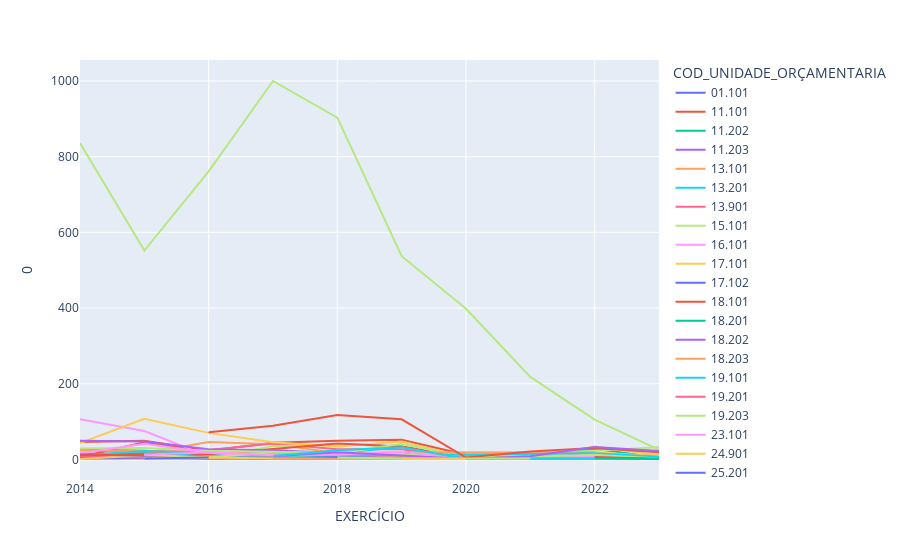

This figure's notebook cell:
### Code cell
# visualizando os o total de diárias pagas por ano e por órgão (Será um impacto da pandemia na redução de viagens?)

px.line(viagens_orgao_ano, y=0 , x='EXERCÍCIO', color='COD_UNIDADE_ORÇAMENTARIA')

### Figure 1 — Plotly figure (JSON) as saved in the notebook; plotly's stock layout.template omitted (floating-point values rounded to 4 significant figures)
{"data": [{"hovertemplate": "COD_UNIDADE_ORÇAMENTARIA=01.101<br>EXERCÍCIO=%{x}<br>0=%{y}<extra></extra>", "legendgroup": "01.101", "line": {"color": "#636efa", "dash": "solid"}, "marker": {"symbol": "circle"}, "mode": "lines", "name": "01.101", "orientation": "v", "showlegend": true, "type": "scatter", "x": [2014], "xaxis": "x", "y": [2], "yaxis": "y"}, {"hovertemplate": "COD_UNIDADE_ORÇAMENTARIA=11.101<br>EXERCÍCIO=%{x}<br>0=%{y}<extra></extra>", "legendgroup": "11.101", "line": {"color": "#EF553B", "dash": "solid"}, "marker": {"symbol": "circle"}, "mode": "lines", "name": "11.101", "orientation": "v", "showlegend": true, "type": "scatter", "x": [2014, 2015, 2016, 2017, 2018, 2019, 2020, 2021, 2022, 2023], "xaxis": "x", "y": [46, 49, 23, 44, 49, 52, 12, 3, 13, 11], "yaxis": "y"}, {"hovertemplate": "COD_UNIDADE_ORÇAMENTARIA=11.202<br>EXERCÍCIO=%{x}<br>0=%{y}<extra></extra>", "legendgroup": "11.202", "line": {"color": "#00cc96", "dash": "solid"}, "marker": {"symbol": "circle"}, "mode": "lines", "name": "11.202", "orientation": "v", "showlegend": true, "type": "scatter", "x": [2014, 2015, 2016, 2017, 2018, 2020, 2021, 2022, 2023], "xaxis": "x", "y": [5, 4, 1, 3, 2, 1, 2, 28, 4], "yaxis": "y"}, {"hovertemplate": "COD_UNIDADE_ORÇAMENTARIA=11.203<br>EXERCÍCIO=%{x}<br>0=%{y}<extra></extra>", "legendgroup": "11.203", "line": {"color": "#ab63fa", "dash": "solid"}, "marker": {"symbol": "circle"}, "mode": "lines", "name": "11.203", "orientation": "v", "showlegend": true, "type": "scatter", "x": [2014], "xaxis": "x", "y": [10], "yaxis": "y"}, {"hovertemplate": "COD_UNIDADE_ORÇAMENTARIA=13.101<br>EXERCÍCIO=%{x}<br>0=%{y}<extra></extra>", "legendgroup": "13.101", "line": {"color": "#FFA15A", "dash": "solid"}, "marker": {"symbol": "circle"}, "mode": "lines", "name": "13.101", "orientation": "v", "showlegend": true, "type": "scatter", "x": [2014, 2015, 2016, 2017, 2018, 2019, 2020, 2022, 2023], "xaxis": "x", "y": [14, 16, 46, 40, 17, 3, 5, 9, 2], "yaxis": "y"}, {"hovertemplate": "COD_UNIDADE_ORÇAMENTARIA=13.201<br>EXERCÍCIO=%{x}<br>0=%{y}<extra></extra>", "legendgroup": "13.201", "line": {"color": "#19d3f3", "dash": "solid"}, "marker": {"symbol": "circle"}, "mode": "lines", "name": "13.201", "orientation": "v", "showlegend": true, "type": "scatter", "x": [2014, 2015, 2016, 2023], "xaxis": "x", "y": [2, 3, 11, 3], "yaxis": "y"}, {"hovertemplate": "COD_UNIDADE_ORÇAMENTARIA=13.901<br>EXERCÍCIO=%{x}<br>0=%{y}<extra></extra>", "legendgroup": "13.901", "line": {"color": "#FF6692", "dash": "solid"}, "marker": {"symbol": "circle"}, "mode": "lines", "name": "13.901", "orientation": "v", "showlegend": true, "type": "scatter", "x": [2014, 2015, 2016, 2017, 2018, 2019, 2020, 2022, 2023], "xaxis": "x", "y": [24, 19, 25, 42, 27, 27, 3, 5, 8], "yaxis": "y"}, {"hovertemplate": "COD_UNIDADE_ORÇAMENTARIA=15.101<br>EXERCÍCIO=%{x}<br>0=%{y}<extra></extra>", "legendgroup": "15.101", "line": {"color": "#B6E880", "dash": "solid"}, "marker": {"symbol": "circle"}, "mode": "lines", "name": "15.101", "orientation": "v", "showlegend": true, "type": "scatter", "x": [2014, 2015, 2016, 2017, 2018, 2019, 2020, 2021, 2022, 2023], "xaxis": "x", "y": [15, 15, 4, 35, 40, 34, 7, 1, 11, 6], "yaxis": "y"}, {"hovertemplate": "COD_UNIDADE_ORÇAMENTARIA=16.101<br>EXERCÍCIO=%{x}<br>0=%{y}<extra></extra>", "legendgroup": "16.101", "line": {"color": "#FF97FF", "dash": "solid"}, "marker": {"symbol": "circle"}, "mode": "lines", "name": "16.101", "orientation": "v", "showlegend": true, "type": "scatter", "x": [2014, 2022, 2023], "xaxis": "x", "y": [16, 3, 1], "yaxis": "y"}, {"hovertemplate": "COD_UNIDADE_ORÇAMENTARIA=17.101<br>EXERCÍCIO=%{x}<br>0=%{y}<extra></extra>", "legendgroup": "17.101", "line": {"color": "#FECB52", "dash": "solid"}, "marker": {"symbol": "circle"}, "mode": "lines", "name": "17.101", "orientation": "v", "showlegend": true, "type": "scatter", "x": [2014, 2015, 2016, 2017, 2018, 2019, 2020, 2021, 2022, 2023], "xaxis": "x", "y": [3, 4, 10, 26, 8, 7, 1, 9, 18, 9], "yaxis": "y"}, {"hovertemplate": "COD_UNIDADE_ORÇAMENTARIA=17.102<br>EXERCÍCIO=%{x}<br>0=%{y}<extra></extra>", "legendgroup": "17.102", "line": {"color": "#636efa", "dash": "solid"}, "marker": {"symbol": "circle"}, "mode": "lines", "name": "17.102", "orientation": "v", "showlegend": true, "type": "scatter", "x": [2014, 2015, 2016, 2018, 2019, 2020, 2021, 2022, 2023], "xaxis": "x", "y": [11, 3, 8, 1, 5, 2, 4, 15, 2], "yaxis": "y"}, {"hovertemplate": "COD_UNIDADE_ORÇAMENTARIA=18.101<br>EXERCÍCIO=%{x}<br>0=%{y}<extra></extra>", "legendgroup": "18.101", "line": {"color": "#EF553B", "dash": "solid"}, "marker": {"symbol": "circle"}, "mode": "lines", "name": "18.101", "orientation": "v", "showlegend": true, "type": "scatter", "x": [2014, 2015, 2016, 2017, 2018, 2019, 2020, 2021, 2022, 2023], "xaxis": "x", "y": [6, 45, 20, 10, 11, 12, 3, 2, 6, 1], "yaxis": "y"}, {"hovertemplate": "COD_UNIDADE_ORÇAMENTARIA=18.201<br>EXERCÍCIO=%{x}<br>0=%{y}<extra></extra>", "legendgroup": "18.201", "line": {"color": "#00cc96", "dash": "solid"}, "marker": {"symbol": "circle"}, "mode": "lines", "name": "18.201", "orientation": "v", "showlegend": true, "type": "scatter", "x": [2014], "xaxis": "x", "y": [2], "yaxis": "y"}, {"hovertemplate": "COD_UNIDADE_ORÇAMENTARIA=18.202<br>EXERCÍCIO=%{x}<br>0=%{y}<extra></extra>", "legendgroup": "18.202", "line": {"color": "#ab63fa", "dash": "solid"}, "marker": {"symbol": "circle"}, "mode": "lines", "name": "18.202", "orientation": "v", "showlegend": true, "type": "scatter", "x": [2014, 2015, 2016, 2017, 2018, 2019, 2020, 2023], "xaxis": "x", "y": [13, 14, 7, 6, 5, 9, 1, 1], "yaxis": "y"}, {"hovertemplate": "COD_UNIDADE_ORÇAMENTARIA=18.203<br>EXERCÍCIO=%{x}<br>0=%{y}<extra></extra>", "legendgroup": "18.203", "line": {"color": "#FFA15A", "dash": "solid"}, "marker": {"symbol": "circle"}, "mode": "lines", "name": "18.203", "orientation": "v", "showlegend": true, "type": "scatter", "x": [2014, 2015, 2018, 2019], "xaxis": "x", "y": [1, 2, 4, 1], "yaxis": "y"}, {"hovertemplate": "COD_UNIDADE_ORÇAMENTARIA=19.101<br>EXERCÍCIO=%{x}<br>0=%{y}<extra></extra>", "legendgroup": "19.101", "line": {"color": "#19d3f3", "dash": "solid"}, "marker": {"symbol": "circle"}, "mode": "lines", "name": "19.101", "orientation": "v", "showlegend": true, "type": "scatter", "x": [2014, 2015, 2016, 2017, 2018, 2019, 2020, 2022, 2023], "xaxis": "x", "y": [8, 11, 12, 18, 16, 33, 3, 1, 2], "yaxis": "y"}, {"hovertemplate": "COD_UNIDADE_ORÇAMENTARIA=19.201<br>EXERCÍCIO=%{x}<br>0=%{y}<extra></extra>", "legendgroup": "19.201", "line": {"color": "#FF6692", "dash": "solid"}, "marker": {"symbol": "circle"}, "mode": "lines", "name": "19.201", "orientation": "v", "showlegend": true, "type": "scatter", "x": [2014, 2015, 2016, 2017, 2018, 2019, 2020, 2021, 2022, 2023], "xaxis": "x", "y": [2, 6, 4, 4, 9, 14, 1, 1, 5, 2], "yaxis": "y"}, {"hovertemplate": "COD_UNIDADE_ORÇAMENTARIA=19.203<br>EXERCÍCIO=%{x}<br>0=%{y}<extra></extra>", "legendgroup": "19.203", "line": {"color": "#B6E880", "dash": "solid"}, "marker": {"symbol": "circle"}, "mode": "lines", "name": "19.203", "orientation": "v", "showlegend": true, "type": "scatter", "x": [2014, 2015, 2016, 2017, 2018, 2019, 2020, 2021, 2022, 2023], "xaxis": "x", "y": [836, 552, 761, 1000, 903, 537, 398, 218, 105, 25], "yaxis": "y"}, {"hovertemplate": "COD_UNIDADE_ORÇAMENTARIA=23.101<br>EXERCÍCIO=%{x}<br>0=%{y}<extra></extra>", "legendgroup": "23.101", "line": {"color": "#FF97FF", "dash": "solid"}, "marker": {"symbol": "circle"}, "mode": "lines", "name": "23.101", "orientation": "v", "showlegend": true, "type": "scatter", "x": [2014, 2015, 2016, 2017, 2019, 2022, 2023], "xaxis": "x", "y": [106, 75, 8, 7, 18, 3, 2], "yaxis": "y"}, {"hovertemplate": "COD_UNIDADE_ORÇAMENTARIA=24.901<br>EXERCÍCIO=%{x}<br>0=%{y}<extra></extra>", "legendgroup": "24.901", "line": {"color": "#FECB52", "dash": "solid"}, "marker": {"symbol": "circle"}, "mode": "lines", "name": "24.901", "orientation": "v", "showlegend": true, "type": "scatter", "x": [2014, 2015, 2016, 2017, 2018, 2019, 2020, 2021, 2022, 2023], "xaxis": "x", "y": [43, 107, 70, 45, 34, 47, 5, 4, 34, 11], "yaxis": "y"}, {"hovertemplate": "COD_UNIDADE_ORÇAMENTARIA=25.201<br>EXERCÍCIO=%{x}<br>0=%{y}<extra></extra>", "legendgroup": "25.201", "line": {"color": "#636efa", "dash": "solid"}, "marker": {"symbol": "circle"}, "mode": "lines", "name": "25.201", "orientation": "v", "showlegend": true, "type": "scatter", "x": [2014, 2016, 2017, 2018, 2019], "xaxis": "x", "y": [3, 6, 2, 2, 2], "yaxis": "y"}, {"hovertemplate": "COD_UNIDADE_ORÇAMENTARIA=25.901<br>EXERCÍCIO=%{x}<br>0=%{y}<extra></extra>", "legendgroup": "25.901", "line": {"color": "#EF553B", "dash": "solid"}, "marker": {"symbol": "circle"}, "mode": "lines", "name": "25.901", "orientation": "v", "showlegend": true, "type": "scatter", "x": [2014, 2015, 2016, 2017, 2018, 2019, 2020, 2021, 2022, 2023], "xaxis": "x", "y": [26, 23, 13, 28, 42, 34, 5, 6, 10, 6], "yaxis": "y"}, {"hovertemplate": "COD_UNIDADE_ORÇAMENTARIA=26.101<br>EXERCÍCIO=%{x}<br>0=%{y}<extra></extra>", "legendgroup": "26.101", "line": {"color": "#00cc96", "dash": "solid"}, "marker": {"symbol": "circle"}, "mode": "lines", "name": "26.101", "orientation": "v", "showlegend": true, "type": "scatter", "x": [2014, 2015, 2016, 2017, 2018, 2019, 2022, 2023], "xaxis": "x", "y": [12, 16, 4, 9, 6, 8, 1, 4], "yaxis": "y"}, {"hovertemplate": "COD_UNIDADE_ORÇAMENTARIA=27.101<br>EXERCÍCIO=%{x}<br>0=%{y}<extra></extra>", "legendgroup": "27.101", "line": {"color": "#ab63fa", "dash": "solid"}, "marker": {"symbol": "circle"}, "mode": "lines", "name": "27.101", "orientation": "v", "showlegend": true, "type": "scatter", "x": [2014, 2015, 2016, 2017, 2018, 2019, 2020, 2022], "xaxis": "x", "y": [49, 47, 27, 24, 17, 12, 3, 2], "yaxis": "y"}, {"hovertemplate": "COD_UNIDADE_ORÇAMENTARIA=28.101<br>EXERCÍCIO=%{x}<br>0=%{y}<extra></extra>", "legendgroup": "28.101", "line": {"color": "#FFA15A", "dash": "solid"}, "marker": {"symbol": "circle"}, "mode": "lines", "name": "28.101", "orientation": "v", "showlegend": true, "type": "scatter", "x": [2014, 2015, 2016, 2017, 2018, 2019, 2020, 2022], "xaxis": "x", "y": [24, 21, 19, 14, 5, 5, 1, 1], "yaxis": "y"}, {"hovertemplate": "COD_UNIDADE_ORÇAMENTARIA=28.901<br>EXERCÍCIO=%{x}<br>0=%{y}<extra></extra>", "legendgroup": "28.901", "line": {"color": "#19d3f3", "dash": "solid"}, "marker": {"symbol": "circle"}, "mode": "lines", "name": "28.901", "orientation": "v", "showlegend": true, "type": "scatter", "x": [2014, 2015, 2016, 2017, 2018, 2019, 2022, 2023], "xaxis": "x", "y": [10, 22, 17, 8, 4, 3, 1, 1], "yaxis": "y"}, {"hovertemplate": "COD_UNIDADE_ORÇAMENTARIA=29.101<br>EXERCÍCIO=%{x}<br>0=%{y}<extra></extra>", "legendgroup": "29.101", "line": {"color": "#FF6692", "dash": "solid"}, "marker": {"symbol": "circle"}, "mode": "lines", "name": "29.101", "orientation": "v", "showlegend": true, "type": "scatter", "x": [2014, 2015, 2016, 2017, 2019], "xaxis": "x", "y": [9, 5, 3, 3, 7], "yaxis": "y"}, {"hovertemplate": "COD_UNIDADE_ORÇAMENTARIA=30.101<br>EXERCÍCIO=%{x}<br>0=%{y}<extra></extra>", "legendgroup": "30.101", "line": {"color": "#B6E880", "dash": "solid"}, "marker": {"symbol": "circle"}, "mode": "lines", "name": "30.101", "orientation": "v", "showlegend": true, "type": "scatter", "x": [2014, 2015, 2016, 2017, 2018, 2019, 2020, 2021, 2022, 2023], "xaxis": "x", "y": [29, 30, 23, 20, 15, 41, 5, 15, 23, 32], "yaxis": "y"}, {"hovertemplate": "COD_UNIDADE_ORÇAMENTARIA=31.101<br>EXERCÍCIO=%{x}<br>0=%{y}<extra></extra>", "legendgroup": "31.101", "line": {"color": "#FF97FF", "dash": "solid"}, "marker": {"symbol": "circle"}, "mode": "lines", "name": "31.101", "orientation": "v", "showlegend": true, "type": "scatter", "x": [2014, 2015, 2016, 2017, 2018, 2019, 2020, 2022, 2023], "xaxis": "x", "y": [16, 41, 18, 3, 9, 14, 3, 7, 1], "yaxis": "y"}, {"hovertemplate": "COD_UNIDADE_ORÇAMENTARIA=31.901<br>EXERCÍCIO=%{x}<br>0=%{y}<extra></extra>", "legendgroup": "31.901", "line": {"color": "#FECB52", "dash": "solid"}, "marker": {"symbol": "circle"}, "mode": "lines", "name": "31.901", "orientation": "v", "showlegend": true, "type": "scatter", "x": [2014, 2015, 2016, 2017, 2018, 2019, 2020, 2023], "xaxis": "x", "y": [1, 11, 4, 10, 15, 9, 1, 1], "yaxis": "y"}, {"hovertemplate": "COD_UNIDADE_ORÇAMENTARIA=32.101<br>EXERCÍCIO=%{x}<br>0=%{y}<extra></extra>", "legendgroup": "32.101", "line": {"color": "#636efa", "dash": "solid"}, "marker": {"symbol": "circle"}, "mode": "lines", "name": "32.101", "orientation": "v", "showlegend": true, "type": "scatter", "x": [2014, 2015, 2016, 2017, 2018, 2019, 2020, 2021, 2023], "xaxis": "x", "y": [13, 11, 7, 7, 7, 15, 4, 2, 2], "yaxis": "y"}, {"hovertemplate": "COD_UNIDADE_ORÇAMENTARIA=35.101<br>EXERCÍCIO=%{x}<br>0=%{y}<extra></extra>", "legendgroup": "35.101", "line": {"color": "#EF553B", "dash": "solid"}, "marker": {"symbol": "circle"}, "mode": "lines", "name": "35.101", "orientation": "v", "showlegend": true, "type": "scatter", "x": [2014, 2015, 2016, 2017], "xaxis": "x", "y": [11, 12, 5, 1], "yaxis": "y"}, {"hovertemplate": "COD_UNIDADE_ORÇAMENTARIA=35.201<br>EXERCÍCIO=%{x}<br>0=%{y}<extra></extra>", "legendgroup": "35.201", "line": {"color": "#00cc96", "dash": "solid"}, "marker": {"symbol": "circle"}, "mode": "lines", "name": "35.201", "orientation": "v", "showlegend": true, "type": "scatter", "x": [2014], "xaxis": "x", "y": [4], "yaxis": "y"}, {"hovertemplate": "COD_UNIDADE_ORÇAMENTARIA=52.101<br>EXERCÍCIO=%{x}<br>0=%{y}<extra></extra>", "legendgroup": "52.101", "line": {"color": "#ab63fa", "dash": "solid"}, "marker": {"symbol": "circle"}, "mode": "lines", "name": "52.101", "orientation": "v", "showlegend": true, "type": "scatter", "x": [2014], "xaxis": "x", "y": [20], "yaxis": "y"}, {"hovertemplate": "COD_UNIDADE_ORÇAMENTARIA=11.204<br>EXERCÍCIO=%{x}<br>0=%{y}<extra></extra>", "legendgroup": "11.204", "line": {"color": "#FFA15A", "dash": "solid"}, "marker": {"symbol": "circle"}, "mode": "lines", "name": "11.204", "orientation": "v", "showlegend": true, "type": "scatter", "x": [2015, 2016, 2017, 2018, 2019, 2022], "xaxis": "x", "y": [4, 7, 3, 16, 19, 18], "yaxis": "y"}, {"hovertemplate": "COD_UNIDADE_ORÇAMENTARIA=11.205<br>EXERCÍCIO=%{x}<br>0=%{y}<extra></extra>", "legendgroup": "11.205", "line": {"color": "#19d3f3", "dash": "solid"}, "marker": {"symbol": "circle"}, "mode": "lines", "name": "11.205", "orientation": "v", "showlegend": true, "type": "scatter", "x": [2015, 2016, 2017, 2018, 2019, 2022, 2023], "xaxis": "x", "y": [3, 4, 9, 11, 11, 16, 7], "yaxis": "y"}, {"hovertemplate": "COD_UNIDADE_ORÇAMENTARIA=14.101<br>EXERCÍCIO=%{x}<br>0=%{y}<extra></extra>", "legendgroup": "14.101", "line": {"color": "#FF6692", "dash": "solid"}, "marker": {"symbol": "circle"}, "mode": "lines", "name": "14.101", "orientation": "v", "showlegend": true, "type": "scatter", "x": [2015, 2016, 2017, 2018, 2019, 2020, 2021, 2022, 2023], "xaxis": "x", "y": [14, 4, 5, 1, 5, 2, 2, 3, 2], "yaxis": "y"}, {"hovertemplate": "COD_UNIDADE_ORÇAMENTARIA=31.201<br>EXERCÍCIO=%{x}<br>0=%{y}<extra></extra>", "legendgroup": "31.201", "line": {"color": "#B6E880", "dash": "solid"}, "marker": {"symbol": "circle"}, "mode": "lines", "name": "31.201", "orientation": "v", "showlegend": true, "type": "scatter", "x": [2015, 2016, 2017, 2018, 2019, 2020, 2021, 2022, 2023], "xaxis": "x", "y": [12, 5, 19, 19, 14, 1, 7, 12, 2], "yaxis": "y"}, {"hovertemplate": "COD_UNIDADE_ORÇAMENTARIA=34.101<br>EXERCÍCIO=%{x}<br>0=%{y}<extra></extra>", "legendgroup": "34.101", "line": {"color": "#FF97FF", "dash": "solid"}, "marker": {"symbol": "circle"}, "mode": "lines", "name": "34.101", "orientation": "v", "showlegend": true, "type": "scatter", "x": [2015, 2016, 2017, 2018, 2019, 2020, 2022, 2023], "xaxis": "x", "y": [12, 19, 11, 12, 20, 3, 3, 1], "yaxis": "y"}, {"hovertemplate": "COD_UNIDADE_ORÇAMENTARIA=35.102<br>EXERCÍCIO=%{x}<br>0=%{y}<extra></extra>", "legendgroup": "35.102", "line": {"color": "#FECB52", "dash": "solid"}, "marker": {"symbol": "circle"}, "mode": "lines", "name": "35.102", "orientation": "v", "showlegend": true, "type": "scatter", "x": [2015, 2016, 2017], "xaxis": "x", "y": [3, 5, 2], "yaxis": "y"}, {"hovertemplate": "COD_UNIDADE_ORÇAMENTARIA=44.101<br>EXERCÍCIO=%{x}<br>0=%{y}<extra></extra>", "legendgroup": "44.101", "line": {"color": "#636efa", "dash": "solid"}, "marker": {"symbol": "circle"}, "mode": "lines", "name": "44.101", "orientation": "v", "showlegend": true, "type": "scatter", "x": [2015, 2016], "xaxis": "x", "y": [2, 5], "yaxis": "y"}, {"hovertemplate": "COD_UNIDADE_ORÇAMENTARIA=23.901<br>EXERCÍCIO=%{x}<br>0=%{y}<extra></extra>", "legendgroup": "23.901", "line": {"color": "#EF553B", "dash": "solid"}, "marker": {"symbol": "circle"}, "mode": "lines", "name": "23.901", "orientation": "v", "showlegend": true, "type": "scatter", "x": [2016, 2017, 2018, 2019, 2020, 2021, 2022, 2023], "xaxis": "x", "y": [72, 89, 117, 106, 5, 21, 30, 19], "yaxis": "y"}, {"hovertemplate": "COD_UNIDADE_ORÇAMENTARIA=45.101<br>EXERCÍCIO=%{x}<br>0=%{y}<extra></extra>", "legendgroup": "45.101", "line": {"color": "#00cc96", "dash": "solid"}, "marker": {"symbol": "circle"}, "mode": "lines", "name": "45.101", "orientation": "v", "showlegend": true, "type": "scatter", "x": [2016], "xaxis": "x", "y": [1], "yaxis": "y"}, {"hovertemplate": "COD_UNIDADE_ORÇAMENTARIA=12.101<br>EXERCÍCIO=%{x}<br>0=%{y}<extra></extra>", "legendgroup": "12.101", "line": {"color": "#ab63fa", "dash": "solid"}, "marker": {"symbol": "circle"}, "mode": "lines", "name": "12.101", "orientation": "v", "showlegend": true, "type": "scatter", "x": [2017, 2018, 2019, 2020, 2021, 2022, 2023], "xaxis": "x", "y": [8, 19, 10, 1, 8, 33, 22], "yaxis": "y"}, {"hovertemplate": "COD_UNIDADE_ORÇAMENTARIA=19.206<br>EXERCÍCIO=%{x}<br>0=%{y}<extra></extra>", "legendgroup": "19.206", "line": {"color": "#FFA15A", "dash": "solid"}, "marker": {"symbol": "circle"}, "mode": "lines", "name": "19.206", "orientation": "v", "showlegend": true, "type": "scatter", "x": [2017, 2018, 2019], "xaxis": "x", "y": [3, 1, 1], "yaxis": "y"}, {"hovertemplate": "COD_UNIDADE_ORÇAMENTARIA=28.902<br>EXERCÍCIO=%{x}<br>0=%{y}<extra></extra>", "legendgroup": "28.902", "line": {"color": "#19d3f3", "dash": "solid"}, "marker": {"symbol": "circle"}, "mode": "lines", "name": "28.902", "orientation": "v", "showlegend": true, "type": "scatter", "x": [2017, 2018, 2019, 2020, 2021, 2022, 2023], "xaxis": "x", "y": [9, 24, 32, 1, 2, 2, 2], "yaxis": "y"}, {"hovertemplate": "COD_UNIDADE_ORÇAMENTARIA=41.101<br>EXERCÍCIO=%{x}<br>0=%{y}<extra></extra>", "legendgroup": "41.101", "line": {"color": "#FF6692", "dash": "solid"}, "marker": {"symbol": "circle"}, "mode": "lines", "name": "41.101", "orientation": "v", "showlegend": true, "type": "scatter", "x": [2017], "xaxis": "x", "y": [1], "yaxis": "y"}, {"hovertemplate": "COD_UNIDADE_ORÇAMENTARIA=18.102<br>EXERCÍCIO=%{x}<br>0=%{y}<extra></extra>", "legendgroup": "18.102", "line": {"color": "#B6E880", "dash": "solid"}, "marker": {"symbol": "circle"}, "mode": "lines", "name": "18.102", "orientation": "v", "showlegend": true, "type": "scatter", "x": [2018, 2019, 2021], "xaxis": "x", "y": [5, 2, 2], "yaxis": "y"}, {"hovertemplate": "COD_UNIDADE_ORÇAMENTARIA=31.102<br>EXERCÍCIO=%{x}<br>0=%{y}<extra></extra>", "legendgroup": "31.102", "line": {"color": "#FF97FF", "dash": "solid"}, "marker": {"symbol": "circle"}, "mode": "lines", "name": "31.102", "orientation": "v", "showlegend": true, "type": "scatter", "x": [2019], "xaxis": "x", "y": [2], "yaxis": "y"}, {"hovertemplate": "COD_UNIDADE_ORÇAMENTARIA=42.101<br>EXERCÍCIO=%{x}<br>0=%{y}<extra></extra>", "legendgroup": "42.101", "line": {"color": "#FECB52", "dash": "solid"}, "marker": {"symbol": "circle"}, "mode": "lines", "name": "42.101", "orientation": "v", "showlegend": true, "type": "scatter", "x": [2019, 2020], "xaxis": "x", "y": [2, 1], "yaxis": "y"}, {"hovertemplate": "COD_UNIDADE_ORÇAMENTARIA=13.102<br>EXERCÍCIO=%{x}<br>0=%{y}<extra></extra>", "legendgroup": "13.102", "line": {"color": "#636efa", "dash": "solid"}, "marker": {"symbol": "circle"}, "mode": "lines", "name": "13.102", "orientation": "v", "showlegend": true, "type": "scatter", "x": [2022], "xaxis": "x", "y": [1], "yaxis": "y"}, {"hovertemplate": "COD_UNIDADE_ORÇAMENTARIA=31.905<br>EXERCÍCIO=%{x}<br>0=%{y}<extra></extra>", "legendgroup": "31.905", "line": {"color": "#EF553B", "dash": "solid"}, "marker": {"symbol": "circle"}, "mode": "lines", "name": "31.905", "orientation": "v", "showlegend": true, "type": "scatter", "x": [2022, 2023], "xaxis": "x", "y": [6, 1], "yaxis": "y"}, {"hovertemplate": "COD_UNIDADE_ORÇAMENTARIA=33.101<br>EXERCÍCIO=%{x}<br>0=%{y}<extra></extra>", "legendgroup": "33.101", "line": {"color": "#00cc96", "dash": "solid"}, "marker": {"symbol": "circle"}, "mode": "lines", "name": "33.101", "orientation": "v", "showlegend": true, "type": "scatter", "x": [2022, 2023], "xaxis": "x", "y": [3, 1], "yaxis": "y"}], "layout": {"legend": {"title": {"text": "COD_UNIDADE_ORÇAMENTARIA"}, "tracegroupgap": 0}, "margin": {"t": 60}, "xaxis": {"anchor": "y", "domain": [0, 1], "title": {"text": "EXERCÍCIO"}}, "yaxis": {"anchor": "x", "domain": [0, 1], "title": {"text": "0"}}}}
